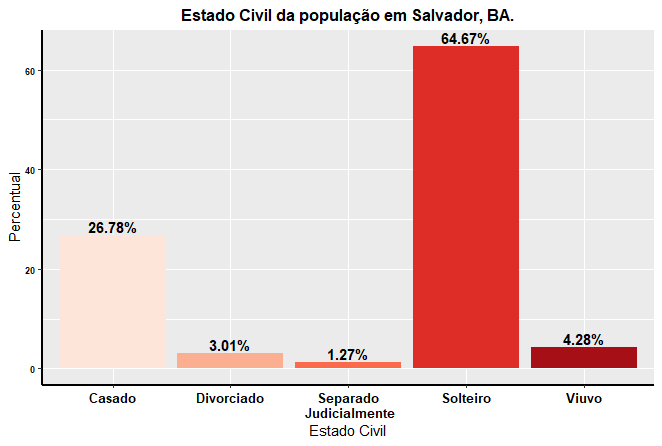

R code for this plot:


library(ggplot2)
library(Cairo)
library(ggthemes)
library(RColorBrewer)
library(dplyr)


# dataset
estado_civil_agreg <- read.csv2("estado_civil_agreg.csv") # ok 

### Ajustando dataset ###

# ordenando eixo X
legenda_estadocivil <- c("Casado", "Divorciado", "Separado\n Judicialmente", "Solteiro", "Viuvo")


# filtrando ano e municipio
  estado_civil_v2 <- estado_civil_agreg %>% filter(Ano==2010) %>%
    filter(Municipios =="Salvador") %>%
    group_by(situacao_conjugal) %>% summarise(cont_civil=sum(total_civil))
  
# calculando a porcentagem
  estado_civil_v2 = mutate(estado_civil_v2,civil_percent = cont_civil/sum(cont_civil)*100 )
 
  
### grafico ###   
  ggplot(estado_civil_v2, aes(y=civil_percent,x=situacao_conjugal, fill=situacao_conjugal)) + 
    geom_bar(stat="identity") +
    geom_text(aes(label=sprintf("%1.2f%%",civil_percent)),size = 4, position =position_dodge(width=0.9),
              vjust=-0.25, color = 'black',fontface='bold') +
    theme(axis.title.x = element_text(colour = "black"),
          axis.title.y = element_text(colour = "black"),
          axis.text.y = element_text(face="bold", color="#000000", 
                                     size=7),
          axis.line = element_line(colour = "black", 
                                   size = 1, linetype = "solid"),
          axis.text=element_text(size=6, face="bold"),
          axis.text.x = element_text(face="bold",color="#000000", size=10),
          plot.title = element_text(colour = "black", size = 12, hjust=0.5, face="bold")) +
    labs(y="Percentual", x="Estado Civil", title="Estado Civil da população em Salvador, BA.") +
    scale_fill_brewer(palette = "Reds") +
    scale_x_discrete(labels = legenda_estadocivil) +
    guides(fill=FALSE)
  
  
  
